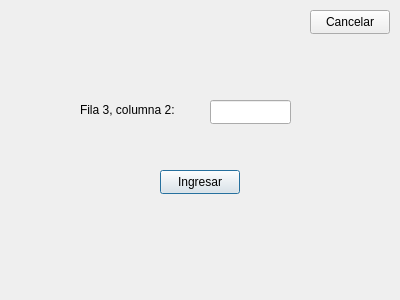
<?xml version="1.0" encoding="UTF-8"?>
<ui version="4.0">
 <class>Token</class>
 <widget class="QDialog" name="Token">
  <property name="geometry">
   <rect>
    <x>0</x>
    <y>0</y>
    <width>400</width>
    <height>300</height>
   </rect>
  </property>
  <property name="windowTitle">
   <string>Token</string>
  </property>
  <widget class="QLabel" name="indicacion_label">
   <property name="geometry">
    <rect>
     <x>80</x>
     <y>100</y>
     <width>121</width>
     <height>20</height>
    </rect>
   </property>
   <property name="text">
    <string>Fila 3, columna 2:</string>
   </property>
  </widget>
  <widget class="QLineEdit" name="token_input">
   <property name="geometry">
    <rect>
     <x>210</x>
     <y>100</y>
     <width>81</width>
     <height>24</height>
    </rect>
   </property>
  </widget>
  <widget class="QPushButton" name="validate_label">
   <property name="geometry">
    <rect>
     <x>160</x>
     <y>170</y>
     <width>80</width>
     <height>24</height>
    </rect>
   </property>
   <property name="text">
    <string>Ingresar</string>
   </property>
  </widget>
  <widget class="QPushButton" name="cancel_button">
   <property name="geometry">
    <rect>
     <x>310</x>
     <y>10</y>
     <width>80</width>
     <height>24</height>
    </rect>
   </property>
   <property name="text">
    <string>Cancelar</string>
   </property>
  </widget>
 </widget>
 <resources/>
 <connections/>
</ui>
